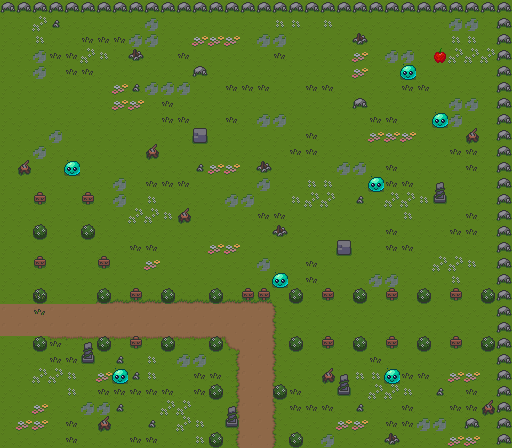

This game map was drawn from its Tiled (.tmx) file and the tilesets committed beside it. A one-line description and the trimmed map source follow:
An orthogonal 32x28 tile map with 16x16 px tiles, 7 tile layers (ground, cant_pass, objects, buildings, ...), 3 tilesets.

<map version="1.10" tiledversion="1.11.2" orientation="orthogonal" renderorder="right-down" width="32" height="28" tilewidth="16" tileheight="16" infinite="0" nextlayerid="12" nextobjectid="1">
 <tileset firstgid="1" source="Overworld_Tileset.tsx" />
 <tileset firstgid="235" source="slime_blue.tsx" />
 <tileset firstgid="236" source="apple 16.tsx" />
 <layer id="3" name="ground" width="32" height="28">
  <data>[896 cells, 896 non-empty, 8 distinct tile ids]</data>
 </layer>
 <layer id="4" name="cant_pass" width="32" height="28">
  <data>[896 cells, 94 non-empty, 5 distinct tile ids]</data>
 </layer>
 <layer id="6" name="objects" width="32" height="28">
  <data>[896 cells, 189 non-empty, 11 distinct tile ids]</data>
 </layer>
 <layer id="5" name="buildings" width="32" height="28">
  <data>[896 cells, 0 non-empty, 0 distinct tile ids]</data>
 </layer>
 <layer id="8" name="slime" width="32" height="28">
  <data>[896 cells, 7 non-empty, 1 distinct tile ids]</data>
 </layer>
 <layer id="9" name="life_powerUp" width="32" height="28">
  <data>[896 cells, 1 non-empty, 1 distinct tile ids]</data>
 </layer>
 <layer id="10" name="shield_powerUp" width="32" height="28">
  <data>[896 cells, 0 non-empty, 0 distinct tile ids]</data>
 </layer>
</map>
